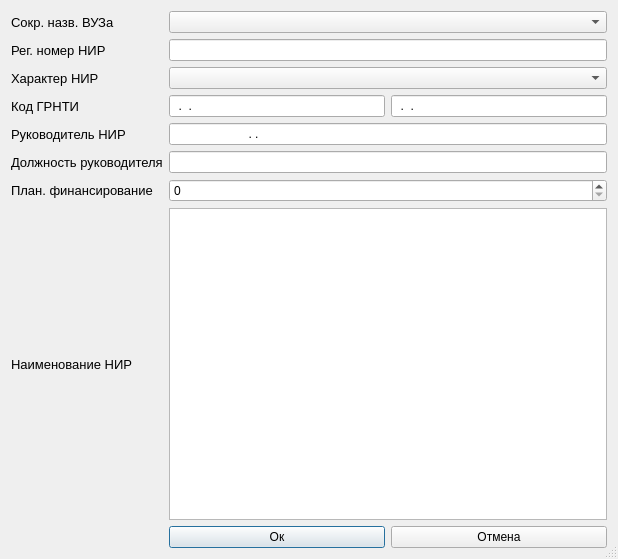
<?xml version="1.0" encoding="UTF-8"?>
<ui version="4.0">
 <class>AddButtonWidget</class>
 <widget class="QDialog" name="AddButtonWidget">
  <property name="geometry">
   <rect>
    <x>0</x>
    <y>0</y>
    <width>618</width>
    <height>559</height>
   </rect>
  </property>
  <property name="windowTitle">
   <string>Dialog</string>
  </property>
  <property name="sizeGripEnabled">
   <bool>true</bool>
  </property>
  <layout class="QGridLayout" name="gridLayout">
   <item row="8" column="0">
    <widget class="QLabel" name="label_7">
     <property name="font">
      <font>
       <pointsize>10</pointsize>
      </font>
     </property>
     <property name="text">
      <string>Должность руководителя</string>
     </property>
    </widget>
   </item>
   <item row="7" column="1" colspan="2">
    <widget class="QLineEdit" name="ruk_nir">
     <property name="inputMask">
      <string>AAAAAAAAAAAAAAAAAAAAA A.A.</string>
     </property>
     <property name="text">
      <string> ..</string>
     </property>
    </widget>
   </item>
   <item row="6" column="2">
    <widget class="QLineEdit" name="cod_grnti_2">
     <property name="enabled">
      <bool>true</bool>
     </property>
     <property name="autoFillBackground">
      <bool>false</bool>
     </property>
     <property name="inputMethodHints">
      <set>Qt::ImhDigitsOnly</set>
     </property>
     <property name="inputMask">
      <string>00.00.00</string>
     </property>
     <property name="maxLength">
      <number>8</number>
     </property>
     <property name="frame">
      <bool>true</bool>
     </property>
     <property name="dragEnabled">
      <bool>false</bool>
     </property>
     <property name="readOnly">
      <bool>false</bool>
     </property>
    </widget>
   </item>
   <item row="6" column="1">
    <widget class="QLineEdit" name="cod_grnti">
     <property name="enabled">
      <bool>true</bool>
     </property>
     <property name="autoFillBackground">
      <bool>false</bool>
     </property>
     <property name="inputMethodHints">
      <set>Qt::ImhDigitsOnly</set>
     </property>
     <property name="inputMask">
      <string>00.00.00</string>
     </property>
     <property name="maxLength">
      <number>8</number>
     </property>
     <property name="frame">
      <bool>true</bool>
     </property>
     <property name="dragEnabled">
      <bool>false</bool>
     </property>
     <property name="readOnly">
      <bool>false</bool>
     </property>
    </widget>
   </item>
   <item row="6" column="0">
    <widget class="QLabel" name="label_5">
     <property name="font">
      <font>
       <pointsize>10</pointsize>
      </font>
     </property>
     <property name="text">
      <string>Код ГРНТИ</string>
     </property>
    </widget>
   </item>
   <item row="7" column="0">
    <widget class="QLabel" name="label_6">
     <property name="font">
      <font>
       <pointsize>10</pointsize>
      </font>
     </property>
     <property name="text">
      <string>Руководитель НИР</string>
     </property>
    </widget>
   </item>
   <item row="3" column="1" colspan="2">
    <widget class="QComboBox" name="character_nir">
     <property name="enabled">
      <bool>true</bool>
     </property>
     <property name="editable">
      <bool>false</bool>
     </property>
     <property name="currentText">
      <string/>
     </property>
     <item>
      <property name="text">
       <string/>
      </property>
     </item>
     <item>
      <property name="text">
       <string>П</string>
      </property>
     </item>
     <item>
      <property name="text">
       <string>Ф</string>
      </property>
     </item>
     <item>
      <property name="text">
       <string>Р</string>
      </property>
     </item>
    </widget>
   </item>
   <item row="3" column="0">
    <widget class="QLabel" name="label_3">
     <property name="font">
      <font>
       <pointsize>10</pointsize>
      </font>
     </property>
     <property name="text">
      <string>Характер НИР</string>
     </property>
    </widget>
   </item>
   <item row="10" column="0">
    <widget class="QLabel" name="label_9">
     <property name="font">
      <font>
       <pointsize>10</pointsize>
      </font>
     </property>
     <property name="text">
      <string>Наименование НИР</string>
     </property>
    </widget>
   </item>
   <item row="9" column="1" colspan="2">
    <widget class="QSpinBox" name="financial">
     <property name="maximum">
      <number>100000000</number>
     </property>
    </widget>
   </item>
   <item row="9" column="0">
    <widget class="QLabel" name="label_8">
     <property name="font">
      <font>
       <pointsize>10</pointsize>
      </font>
     </property>
     <property name="text">
      <string>План. финансирование</string>
     </property>
    </widget>
   </item>
   <item row="8" column="1" colspan="2">
    <widget class="QLineEdit" name="post"/>
   </item>
   <item row="11" column="1">
    <widget class="QPushButton" name="agreeButton">
     <property name="text">
      <string>Ок</string>
     </property>
    </widget>
   </item>
   <item row="11" column="2">
    <widget class="QPushButton" name="cancelButton">
     <property name="text">
      <string>Отмена</string>
     </property>
    </widget>
   </item>
   <item row="10" column="1" colspan="2">
    <widget class="QTextBrowser" name="naming_nir">
     <property name="readOnly">
      <bool>false</bool>
     </property>
    </widget>
   </item>
   <item row="1" column="1" colspan="2">
    <widget class="QComboBox" name="socr_naming">
     <property name="enabled">
      <bool>true</bool>
     </property>
     <property name="editable">
      <bool>false</bool>
     </property>
     <property name="currentText">
      <string/>
     </property>
     <item>
      <property name="text">
       <string/>
      </property>
     </item>
     <item>
      <property name="text">
       <string>АлтГТУ</string>
      </property>
     </item>
     <item>
      <property name="text">
       <string>АлтГУ</string>
      </property>
     </item>
     <item>
      <property name="text">
       <string>АнгарГТА</string>
      </property>
     </item>
     <item>
      <property name="text">
       <string>Сев(Аркт)ФУ</string>
      </property>
     </item>
     <item>
      <property name="text">
       <string>БалтГТУ</string>
      </property>
     </item>
     <item>
      <property name="text">
       <string>БелГТхнУ</string>
      </property>
     </item>
     <item>
      <property name="text">
       <string>БратГУ</string>
      </property>
     </item>
     <item>
      <property name="text">
       <string>БрянГИТА</string>
      </property>
     </item>
     <item>
      <property name="text">
       <string>ВолгГУ</string>
      </property>
     </item>
     <item>
      <property name="text">
       <string>ВолгГТУ</string>
      </property>
     </item>
     <item>
      <property name="text">
       <string>ВологГТУ</string>
      </property>
     </item>
     <item>
      <property name="text">
       <string>ВорГУ</string>
      </property>
     </item>
     <item>
      <property name="text">
       <string>ВорГАСУ</string>
      </property>
     </item>
     <item>
      <property name="text">
       <string>ВорГЛТА</string>
      </property>
     </item>
     <item>
      <property name="text">
       <string>ВорГТУ</string>
      </property>
     </item>
     <item>
      <property name="text">
       <string>ВорГУИТ</string>
      </property>
     </item>
     <item>
      <property name="text">
       <string>ВСГУТиУ</string>
      </property>
     </item>
     <item>
      <property name="text">
       <string>РГУНГ</string>
      </property>
     </item>
     <item>
      <property name="text">
       <string>ГУУ</string>
      </property>
     </item>
     <item>
      <property name="text">
       <string>ДагГУ</string>
      </property>
     </item>
     <item>
      <property name="text">
       <string>ДагГТУ</string>
      </property>
     </item>
     <item>
      <property name="text">
       <string>ДВГТУ</string>
      </property>
     </item>
     <item>
      <property name="text">
       <string>ИвГУ</string>
      </property>
     </item>
     <item>
      <property name="text">
       <string>ИвГЭУ</string>
      </property>
     </item>
     <item>
      <property name="text">
       <string>ИвГТА</string>
      </property>
     </item>
     <item>
      <property name="text">
       <string>ИвГХТхнУ</string>
      </property>
     </item>
     <item>
      <property name="text">
       <string>ИркГТУ</string>
      </property>
     </item>
     <item>
      <property name="text">
       <string>КБГУ</string>
      </property>
     </item>
     <item>
      <property name="text">
       <string>КазНИТУ-КАИ</string>
      </property>
     </item>
     <item>
      <property name="text">
       <string>КазНИТхнУ</string>
      </property>
     </item>
     <item>
      <property name="text">
       <string>Каз(Прив)ФУ</string>
      </property>
     </item>
     <item>
      <property name="text">
       <string>КазГАСУ</string>
      </property>
     </item>
     <item>
      <property name="text">
       <string>БалтФУ</string>
      </property>
     </item>
     <item>
      <property name="text">
       <string>КалмГУ</string>
      </property>
     </item>
     <item>
      <property name="text">
       <string>КамГИЭА</string>
      </property>
     </item>
     <item>
      <property name="text">
       <string>КемТИПП</string>
      </property>
     </item>
     <item>
      <property name="text">
       <string>ВятГУ</string>
      </property>
     </item>
     <item>
      <property name="text">
       <string>КоврГТА</string>
      </property>
     </item>
     <item>
      <property name="text">
       <string>КнАГТУ</string>
      </property>
     </item>
     <item>
      <property name="text">
       <string>КострГТУ</string>
      </property>
     </item>
     <item>
      <property name="text">
       <string>КубГТхнУ</string>
      </property>
     </item>
     <item>
      <property name="text">
       <string>СибФУ</string>
      </property>
     </item>
     <item>
      <property name="text">
       <string>ГУЦМиЗ</string>
      </property>
     </item>
     <item>
      <property name="text">
       <string>КузГТУ</string>
      </property>
     </item>
     <item>
      <property name="text">
       <string>ЮЗГУ</string>
      </property>
     </item>
     <item>
      <property name="text">
       <string>ЛипГТУ</string>
      </property>
     </item>
     <item>
      <property name="text">
       <string>МарГУ</string>
      </property>
     </item>
     <item>
      <property name="text">
       <string>ПовГТУ</string>
      </property>
     </item>
     <item>
      <property name="text">
       <string>МордГУ</string>
      </property>
     </item>
     <item>
      <property name="text">
       <string>МАМИ</string>
      </property>
     </item>
     <item>
      <property name="text">
       <string>МГУДиТ</string>
      </property>
     </item>
     <item>
      <property name="text">
       <string>МГУПищП</string>
      </property>
     </item>
     <item>
      <property name="text">
       <string>МГУПБио</string>
      </property>
     </item>
     <item>
      <property name="text">
       <string>РГГРУ</string>
      </property>
     </item>
     <item>
      <property name="text">
       <string>МГТекстУ</string>
      </property>
     </item>
     <item>
      <property name="text">
       <string>МАИ</string>
      </property>
     </item>
     <item>
      <property name="text">
       <string>МГИндУ</string>
      </property>
     </item>
     <item>
      <property name="text">
       <string>МАРХИ</string>
      </property>
     </item>
     <item>
      <property name="text">
       <string>МГВМетИ</string>
      </property>
     </item>
     <item>
      <property name="text">
       <string>МГГУ</string>
      </property>
     </item>
     <item>
      <property name="text">
       <string>МАДИ</string>
      </property>
     </item>
    </widget>
   </item>
   <item row="1" column="0">
    <widget class="QLabel" name="label_4">
     <property name="font">
      <font>
       <pointsize>10</pointsize>
      </font>
     </property>
     <property name="text">
      <string>Сокр. назв. ВУЗа</string>
     </property>
    </widget>
   </item>
   <item row="2" column="0">
    <widget class="QLabel" name="label_2">
     <property name="font">
      <font>
       <pointsize>10</pointsize>
      </font>
     </property>
     <property name="text">
      <string>Рег. номер НИР</string>
     </property>
    </widget>
   </item>
   <item row="2" column="1" colspan="2">
    <widget class="QLineEdit" name="reg_number_nir">
     <property name="inputMask">
      <string/>
     </property>
    </widget>
   </item>
  </layout>
 </widget>
 <resources/>
 <connections/>
</ui>
